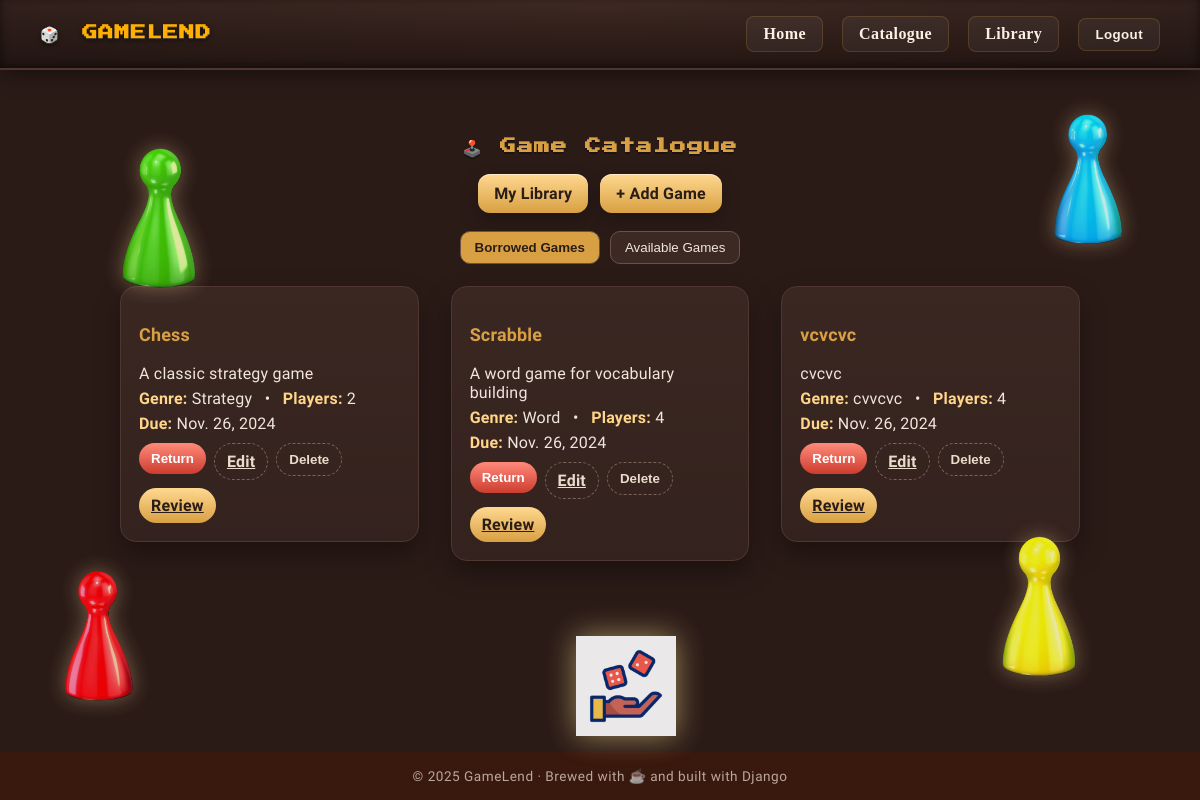
Before: /games/ (signed in) with the older database file.
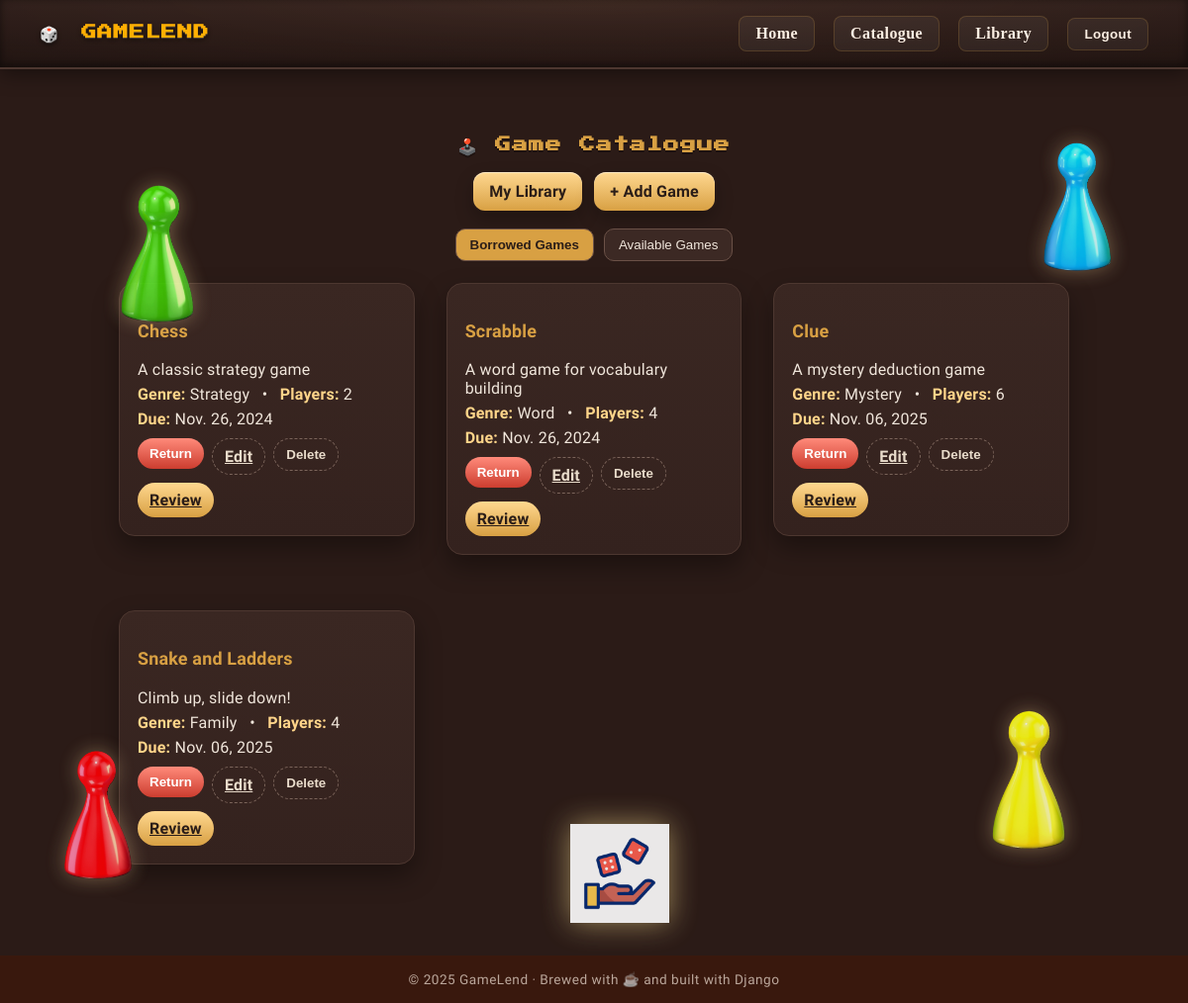
After: the same page with the newer database file.
### games/models.py (models this page shows, shortened)
class BoardGame(models.Model):
    title = models.CharField(max_length=100)
    description = models.TextField()
    genre = models.CharField(max_length=50)
    player_count = models.IntegerField()
    borrowed_by = models.ForeignKey(User, on_delete=models.SET_NULL, null=True, blank=True, related_name='borrowed_games')
    borrowed_date = models.DateField(null=True, blank=True)
    due_date = models.DateField(null=True, blank=True)
    return_date = models.DateTimeField(null=True, blank=True)
    is_available = models.BooleanField(default=True)  # Indicates if the game is available for borrowing

### games/views.py (the view)
# urls.py: path('', views.game_list, name='game_list'),
@login_required
def game_list(request):
    available_games = BoardGame.objects.filter(is_available=True)
    borrowed_games = BoardGame.objects.filter(is_available=False)
    return render(request, 'games/game_list.html', {
        'available_games': available_games,
        'borrowed_games': borrowed_games,
    })

### games/templates/games/game_list.html (shortened to what this page needs)
{% extends "games/base.html" %}
{% block content %}
<div class="wrap">
  <h2>🕹️ Game Catalogue</h2>
  <div class="actions-top">
    <a class="btn" href="{% url 'profile' %}">My Library</a>
    {% if user.is_authenticated %}
      <a class="btn" href="{% url 'add_game' %}">+ Add Game</a>
    {% endif %}
  </div>
  <div class="toggle">
    <button id="borrowed-btn" class="active">Borrowed Games</button>
    <button id="available-btn">Available Games</button>
  </div>
  <section id="borrowed" class="tab">
    {% if borrowed_games %}
      <div class="grid">
        {% for game in borrowed_games %}
          <article class="card">
            <h3><a href="{% url 'game_detail' game.id %}">{{ game.title }}</a></h3>
            <p class="meta">{{ game.description }}</p>
            <p class="meta"><strong>Genre:</strong> {{ game.genre }} &nbsp; • &nbsp; <strong>Players:</strong> {{ game.player_count }}</p>
            <p class="meta"><strong>Due:</strong> {{ game.due_date|date:"M. d, Y" }}</p>
            <div class="row-actions">
              <form
                action="{% url 'return_game' game.id %}" method="post" class="return-form"
                data-borrower="{{ game.borrowed_by.username|default_if_none:'someone else' }}"
                data-current-user="{{ user.username }}"
              >
                <button class="chip chip--danger" type="submit">Return</button>
              </form>
              <a class="chip chip--ghost" href="{% url 'edit_game' game.id %}">Edit</a>
              <form action="{% url 'delete_game' game.id %}" method="post">{% csrf_token %}<button class="chip chip--ghost" type="submit">Delete</button></form>
              <a class="chip chip--primary" href="{% url 'add_review' game.id %}">Review</a>
            </div>
          </article>
        {% endfor %}
      </div>
    {% else %}
      <p class="meta" style="text-align:center;opacity:.8;">No borrowed games right now.</p>
    {% endif %}
  </section>
</div>
{% endblock %}

Changed rows visible on the page:
removed BoardGame: title "vcvcvc", description "cvcvc", genre "cvvcvc", player_count "4", due_date "Nov. 26, 2024"
now on this page (row edited): BoardGame: title "Clue", description "A mystery deduction game", genre "Mystery", player_count "6", due_date "Nov. 06, 2025"
now on this page (row edited): BoardGame: title "Snake and Ladders", description "Climb up, slide down!", genre "Family", player_count "4", due_date "Nov. 06, 2025"
